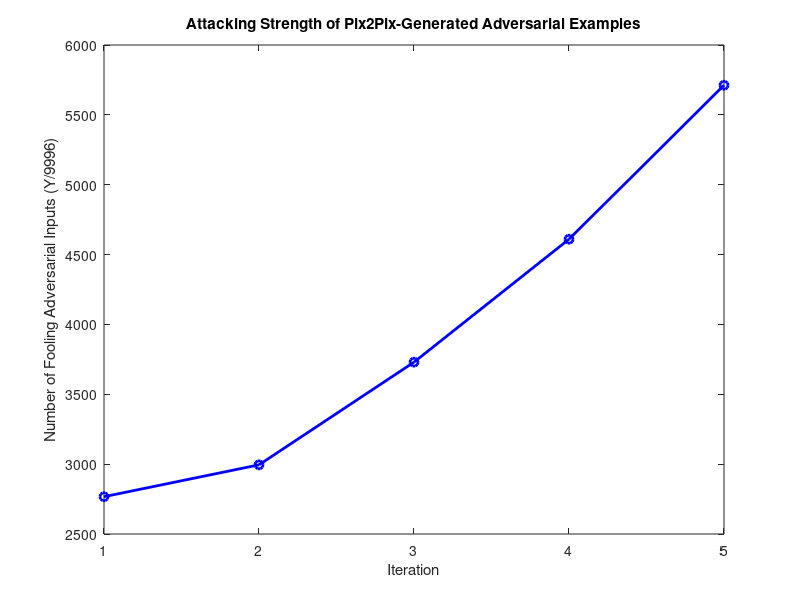
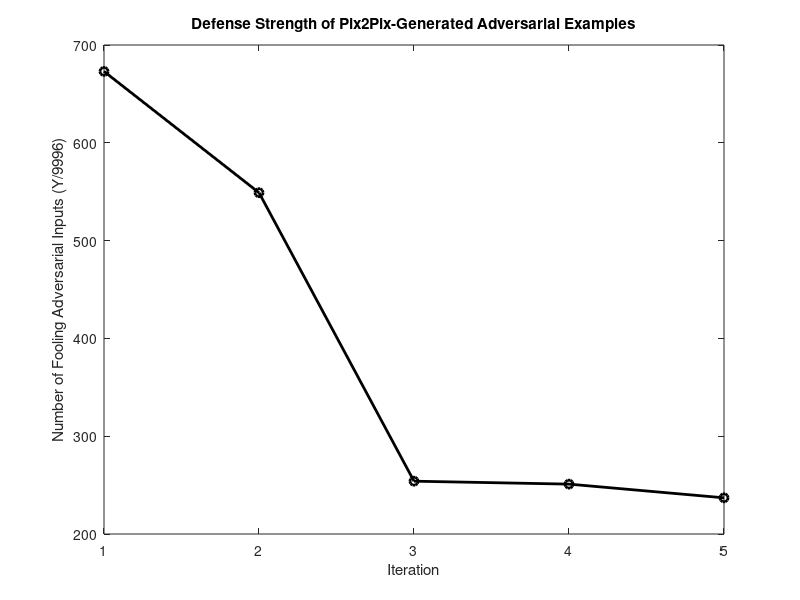

Here is the MATLAB script that generated these plots, in order:
X1 = [2767,2995,3730,4610,5712];
X2 = [673,549,254,251,237];
Y = [1:5];

figure();
plot(Y,X1,'-bo','LineWidth',2);
title('Attacking Strength of Pix2Pix-Generated Adversarial Examples');
xlabel('Iteration');
ylabel('Number of Fooling Adversarial Inputs (Y/9996)');

figure();
plot(Y,X2,'-ko','LineWidth',2);
title('Defense Strength of Pix2Pix-Generated Adversarial Examples');
xlabel('Iteration');
ylabel('Number of Fooling Adversarial Inputs (Y/9996)');
